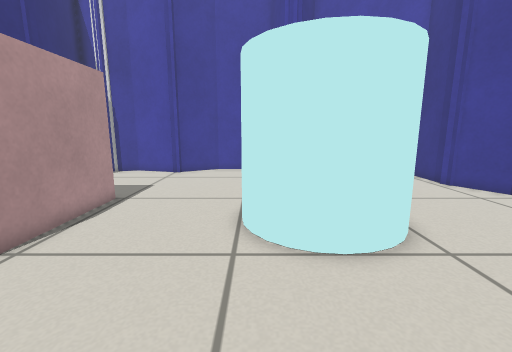
View 1 (above)

16 first-person views from a walk through a Gazebo world. The camera is 0.56 m above the floor, tilts 10° down and sees 90° across. The floor is counted in squares, 0.2 m on a side. Each view is taken from the middle of a square. On the plan, view 1 faces up. The plan holds only what a view shows up to about 19 squares ahead; the rest is blank.

View 2
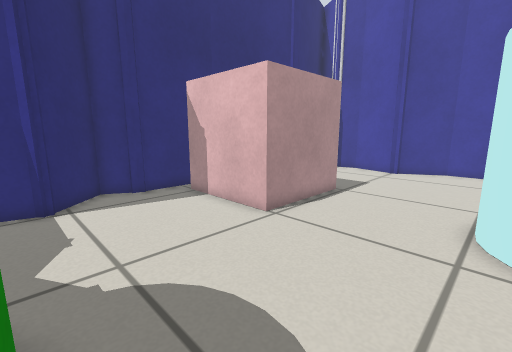

View 3
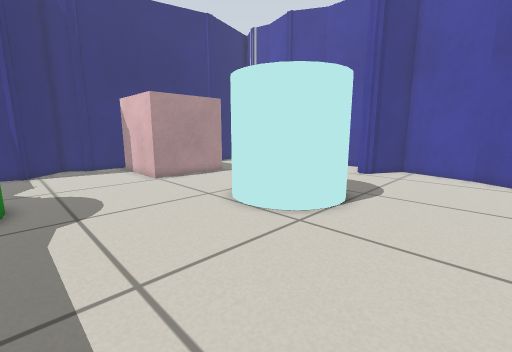

View 4
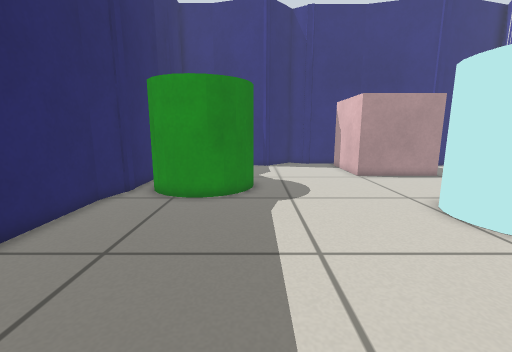

View 5
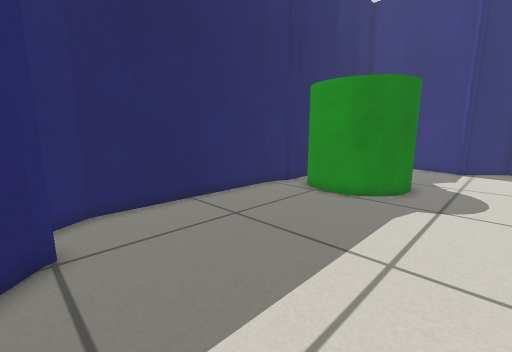

View 6
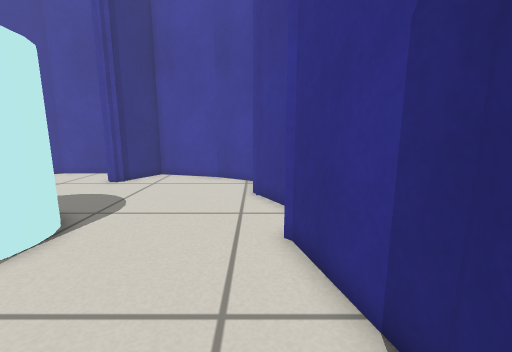

View 7
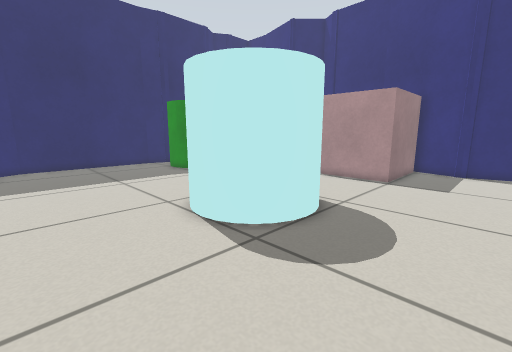

View 8
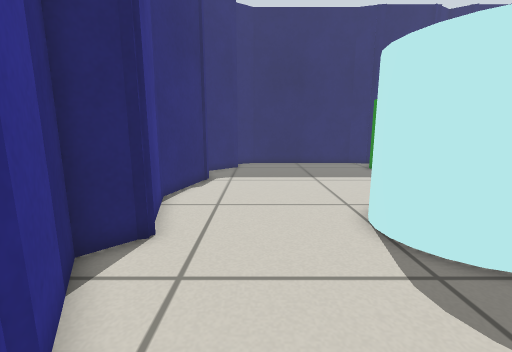

View 9
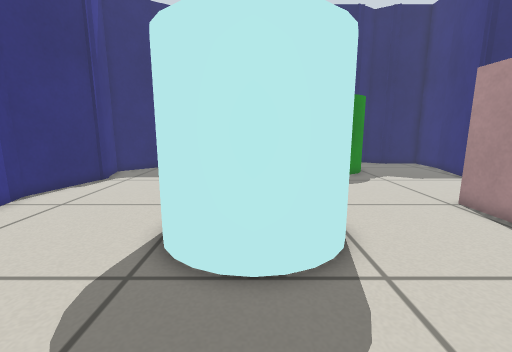

View 10
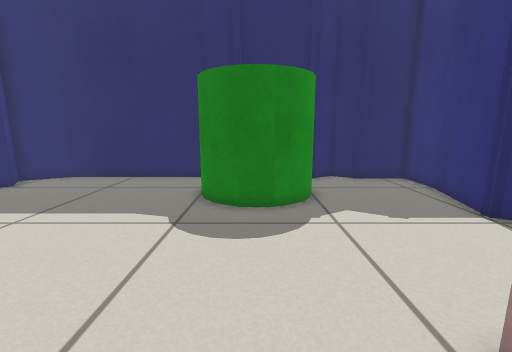

View 11
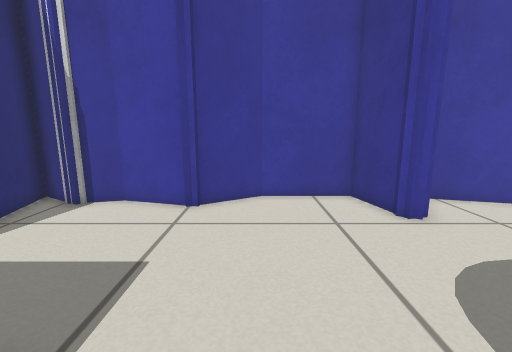

View 12
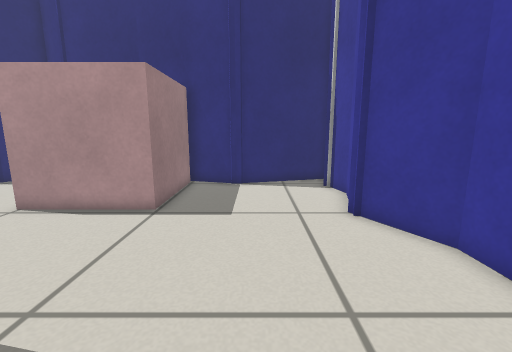

View 13
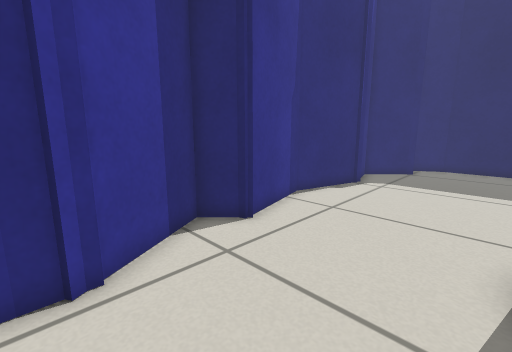

View 14
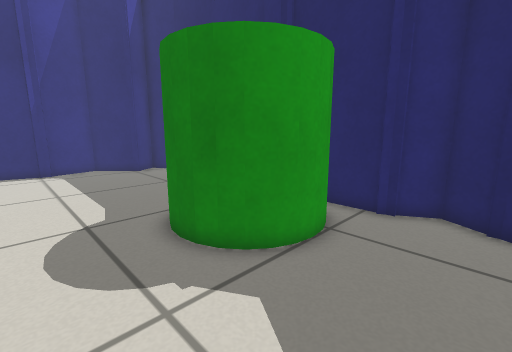

View 15
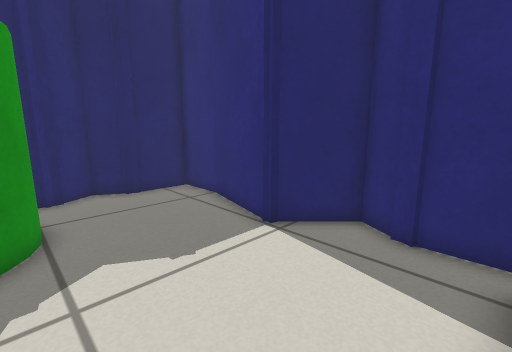

View 16
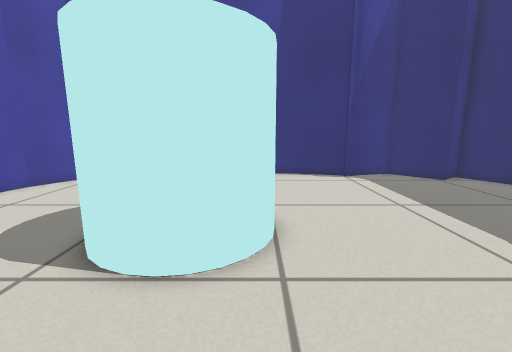

### Floor plan
Key: @ floor where view 1 was taken; # wall or solid block; . floor; B pink box; C cyan cylinder; G green cylinder.
Columns run from 13 left of view 1 to 12 right of it. Each row starts with its distance up from view 1.
 19          ##########
 18  #########.....##.####
 17  #.............##....###
 16  ##............#.......#
 15   #....................#
 14   #....................#
 13   #....................##
 12   #.....................#
 11   #.....................##
 10   BBBBBB......CCC........#
  9        B.....C   C......##
  8        B.....C   C......#
  7        B.....C   C......##
  6  #BBBBBB......CCC........#
  5  #.......................#
  4  #.......................#
  3 ##.......................#
  2 #........................#
  1 ##......................##
  0  ##..........@..........#
 -1   #.......G.............##
 -2  ##.....GG GG............#
 -3  #......G   G...........##
 -4  #......G   G..........##
 -5  #......G   G..........#
 -6  #.......  G...........#
 -7  ####..######.........##
 -8     ####    ###########

Where each view was taken, in squares from view 1:
view 1: 0 up, 0 right, facing up
view 2: 1 down, 0 right, facing up-left
view 3: 1 down, 9 right, facing up-left
view 4: 1 down, 10 right, facing left
view 5: 2 up, 10 right, facing down-left
view 6: 2 up, 10 right, facing up
view 7: 15 up, 9 right, facing down-left
view 8: 15 up, 8 right, facing down
view 9: 15 up, 2 right, facing down
view 10: 8 up, 3 left, facing down
view 11: 8 up, 3 left, facing up
view 12: 14 up, 3 right, facing left
view 13: 14 up, 5 right, facing down-right
view 14: 2 up, 9 left, facing down-right
view 15: 5 up, 5 left, facing down-left
view 16: 6 up, 5 left, facing right
